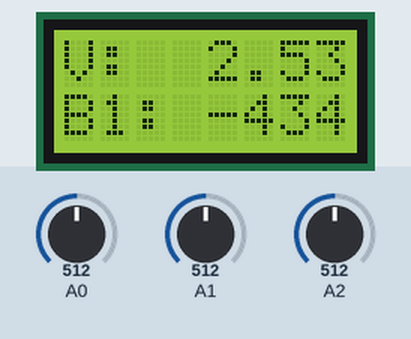
Recording of a sketch running on a simulated Arduino Uno, built with avr-gcc and run on an emulated ATmega328P. Shown: 8×2 character LCD. Inputs (shaded band) come from the test bench; at power-on: A1 = 512, A0 = 512, A2 = 512. What the sketch prints to the serial monitor is not drawn.

Above: at 1.2 s.
1.3 s: A1 set to 716
At 2.3 s:
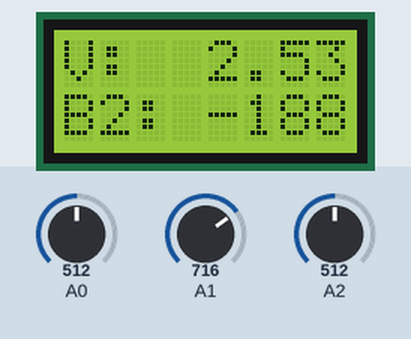
3.9 s: A0 set to 716
At 4.7 s:
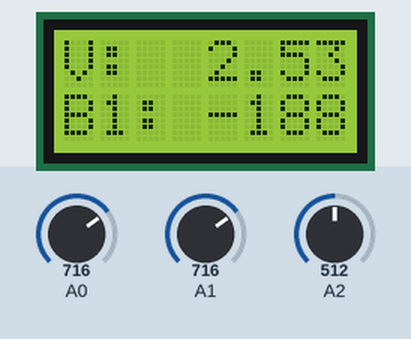
6.4 s: A2 set to 716
At 7.1 s:
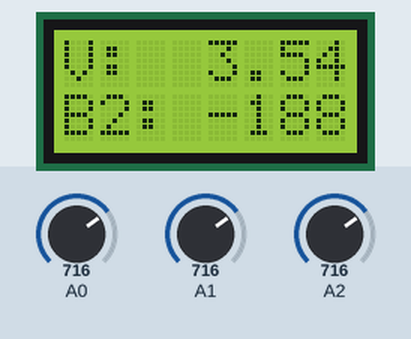
8.8 s: A1 set to 900
At 10.3 s:
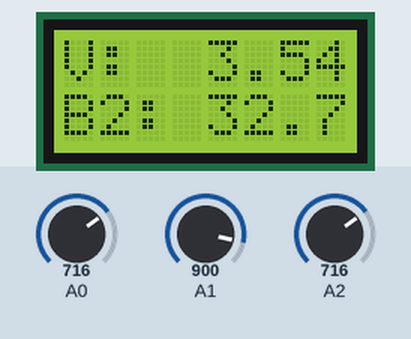
12.0 s: A0 set to 900
At 12.7 s:
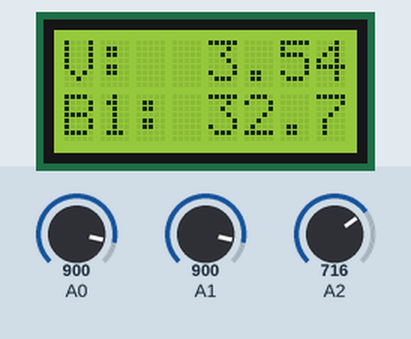
14.4 s: A2 set to 900
At 15.2 s:
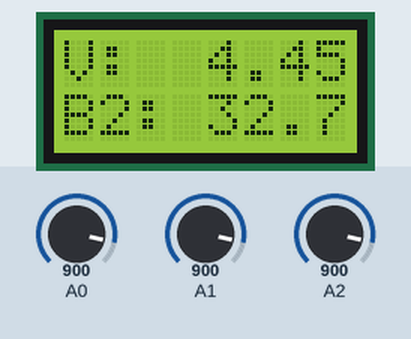
Timing chart, 0 to 17.4 s (numbered marks = the images above; inputs shaded):
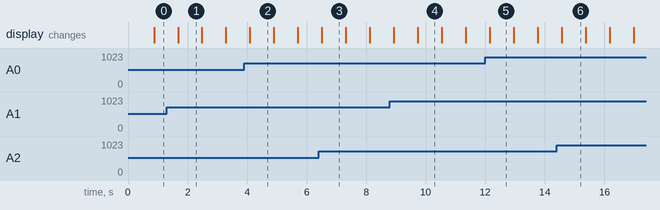

Measured:
- after the input at 1.3 s, the display: changes after 0.38 s (image 1)
- after the input at 3.9 s, the display: changes after 0.20 s (image 2)
- after the input at 6.4 s, the display: changes after 0.11 s (image 3)
- after the input at 8.8 s, the display: first differs from a run without the input after 0.94 s (image 4)
- after the input at 12.0 s, the display: changes after 0.15 s (image 5)
- after the input at 14.4 s, the display: changes after 0.17 s (image 6)
- what the display in image 1 shows lasts 0.8 s, from 1.7 s to 2.5 s

The sketch:

SPI_LCD_FUNCIONOOOOOOOOO.ino
```cpp
#include <Wire.h>
#include <LiquidCrystal.h>


/////DATOS

//5 pulsos por vuelta de rueda
//diametro = 7,7 cm
//radio = 3,35 cm
//perimetro rueda = 24,19cm
//1 vuelta --> 5 pulsos
//5 ciclos / 1 segundo = 5Hz
//1 vuelta --> 1 segundo
//24,19 cm / 1 seg
// Connect via SPI. Data pin is #11, Clock is #13 and Latch is #10
LiquidCrystal lcd(11, 13, 10);
unsigned long tiempo;
float reset = 0;
String b1, b2, v;
int bat = -1;
void setup() {
  Serial.begin(9600);
  pinMode(14, INPUT);
  pinMode(15, INPUT);
  pinMode(16, INPUT);
  lcd.begin(8, 2);
  //lcd.print(hola[3]);
  //lcd.setCursor(0,1);
  lcd.setBacklight(HIGH);
}

void loop() {
  tiempo = millis();
  if ((tiempo - reset) < 1500)
  {
    v = analogRead(16)/202.38;
    imp_lcd("V:  ", 0, 0);
    imp_lcd(v, 4, 0);
    if (bat == true)
    {
      b1 = (100.0-((4.6-((analogRead(14)/1039.0)*5.0))*250.0));
      imp_lcd("B1: ", 0, 1);
      imp_lcd(b1, 4, 1);
      bat = false;
    }
    else
    {
      b2 = (100.0-((4.6-((analogRead(15)/1039.0)*5.0))*250.0));//0.367
      imp_lcd("B2: ", 0, 1);
      imp_lcd(b2, 4, 1);
      bat = true;
    }
    reset = millis();
  }
  Serial.print((100.0-((4.6-((analogRead(15)/1039.0)*5.0))*250.0)));
  Serial.print("\t");
  Serial.print(b2);
  Serial.println();
  delay(800);
  // set the cursor to column 0, line 1
  // (note: line 1 is the second row, since counting begins with 0):
  //lcd.setCursor(0, 1);
  // print the number of seconds since reset:
  //lcd.print(millis()/1000);
}
void imp_lcd(String palabra, int x, int y)//solo tengo que imprimir 3 posiciones
{
  for (int i = 3; i >= 0; i--)
  {
    lcd.setCursor(i + x, y);
    lcd.print(palabra[i]);
  }
}
```
